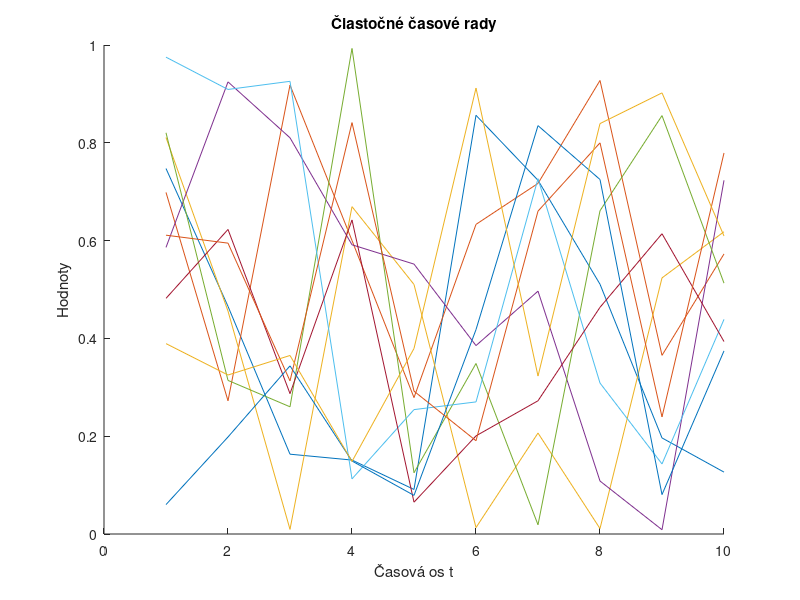

Write the MATLAB code that produced this figure.
% Generovanie pôvodného časového radu
original_series = rand(1, 100); % napr. náhodné hodnoty
n = 10; % dĺžka čiastočných radov
num_series = floor(length(original_series) / n);

% Vytváranie čiastočných časových radov
partial_series = zeros(num_series, n);
for i = 1:num_series
    partial_series(i, :) = original_series((i-1)*n + 1 : i*n);
end

% Zobrazenie časových radov
figure;
hold on;
for i = 1:num_series
    plot(1:n, partial_series(i, :));
end
xlabel('Časová os t');
ylabel('Hodnoty');
title('Čiastočné časové rady');
hold off;
